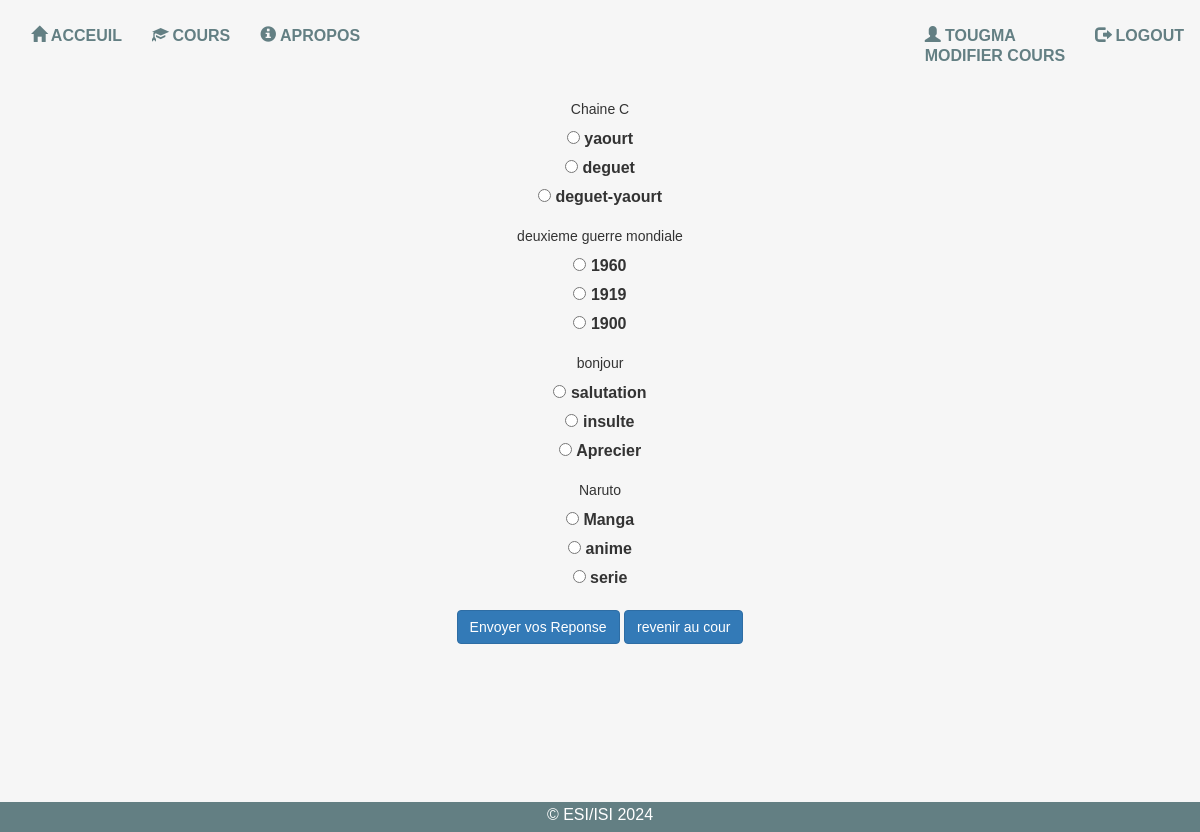
The app's page /choix/verifier_choix/1/cod/ (signed in) with its own data.
### users/models.py (models this page shows)
class UserProfile(AbstractUser):
    is_professor = models.BooleanField(default=False)
    is_site_admin = models.BooleanField(default=False)
    niveau = models.CharField(null=False,max_length=8,default="")
    confirmation_code  = models.CharField(max_length=6,default="")
    numero  = models.CharField(max_length=8,unique=True)
    paiement = models.CharField(max_length=8,default= "AWAIT")

### choix/models.py (models this page shows, shortened)
class Question(models.Model):
    cour = models.ForeignKey(Course, on_delete=models.CASCADE,related_name='choices')
    text = models.CharField(max_length=255)

class Choice(models.Model):
    question = models.ForeignKey(Question,related_name='choices', on_delete=models.CASCADE)
    text = models.CharField(max_length=255)
    is_correct = models.BooleanField(default=False)

### choix/views.py (the view)
# urls.py: url(r'^verifier_choix/(?P<course_id>[\w ]+)/(?P<slug>[\w-]+)/$', views.verifier_choix, name='verifier_choix'),
@login_required
def verifier_choix(request,course_id,slug):
    print(course_id)
    course = Course.objects.get(id=course_id)
    questions = Question.objects.filter(cour_id = course_id)
    if request.method == 'POST':
        form = ReponseForm(request.POST, questions=questions)
        if form.is_valid():
            correct_answers = []
            score = 0
            total_choix = questions.count()
            bonnes_choix = []
            for question in questions:
                selected_choice_id = form.cleaned_data['question_'+str(question.id)]
                selected_choice = get_object_or_404(Choice, id=selected_choice_id)
                is_correct = selected_choice.is_correct
                if is_correct:
                    score += 1
                correct_answers.append((question.text, selected_choice.text, is_correct))
                correct_choice = question.choices.filter(is_correct=True).first()
                print(correct_choice)
                print(question.text,"=====choic=========",correct_choice.text)
                bonnes_choix.append((question.text, correct_choice.text))
            if course.note_question < score:
                course.note_question = score
                course.save()
            grade = (score / total_choix) * 20
            context = {
                'slug':slug,
                'course_name':course.course_name,
                'correct_answers': correct_answers,
                'grade': grade,
                'score': score,
                'total_choix': total_choix,
                'bonnes_choix': bonnes_choix,
                'course_id':course_id,
            }
            return render(request, 'qcm/afficher_choix.html', context)
    else:
        form = ReponseForm(questions=questions)
    context = {
            'slug':slug,
            'course_name':course.course_name,
            'form':form,
        }
    return render(request, 'qcm/reponse_choix.html', context)

### choix/forms.py
class ReponseForm(forms.Form):
    def __init__(self, *args, **kwargs):
        questions = kwargs.pop('questions')
        super(ReponseForm, self).__init__(*args, **kwargs)
        for question in questions:
            choices = [(choice.id, choice.text) for choice in question.choices.all()]
            self.fields['question_'+str(question.id)] = forms.ChoiceField(
                label=question.text,
                choices=choices,
                widget=forms.RadioSelect( )
            )

### templates/qcm/reponse_choix.html (shortened to what this page needs)
{% extends "base.html" %}
{% block content %}
   <form style="text-align: center;" method="post">
            {% for field in form %}
                <div class="card mt-3">
                    <div class="card-body">
                        <h5 class="card-title">{{ field.label }}</h5>
                        <div class="form-group">
                            {% for choice in field %}
                                <div class="form-check">
                                    {{ choice.tag }}
                                    <label class="form-check-label" for="{{ choice.id_for_label }}">
                                        {{ choice.choice_label }}
                                    </label>
                                </div>
                            {% endfor %}
                        </div>
                    </div>
                </div>
            {% endfor %}
            <div class="d-flex justify-content-between align-items-center mt-4">
                <button type="submit" class="btn btn-primary">Envoyer vos Reponse</button>
                <a  class="btn btn-primary" href="{% url 'student_course' course_name slug %}"> revenir au cour</a>
            </div>
        </form>
{% endblock %}

### templates/navbar.html (shortened to what this page needs)
<nav class="navbar" role="navigation">
  <div class="container-fluid">
    <div class="collapse navbar-collapse" id="mainNavBar">
      <ul class="nav navbar-nav">
        <li class="active"><a href="/"><span class="glyphicon glyphicon-home"></span> Acceuil</a></li>
        {% if request.user.is_authenticated %}
        {% if request.user.paiement == "PRENIUM" or request.user.paiement == "STANDART"  or request.user.is_professor or request.user.is_site_admin %}
          <li><a href="{% url 'courses' %}"><span class="glyphicon glyphicon-education"></span> Cours</a></li>
        {% endif %}
        {% else %}
          <li><a href="/"><span class="glyphicon glyphicon-education"></span> Cours</a></li>
        {% endif %}
        <li><a href="{% url 'about' %}"><span class="glyphicon glyphicon-info-sign"></span> Apropos</a></li>
      </ul>
      <ul class="nav navbar-nav navbar-right">
          {% if request.user.is_authenticated %}
            {% if request.user.is_professor or request.user.is_admin %}
            <li><a href="{% url 'profile' %}"><span class="glyphicon glyphicon-user"></span> {{ request.user.first_name }}  <br> Modifier Cours</a>
            </li>
            {% else %}
            <li><a href="{% url 'profile' %}"><span class="glyphicon glyphicon-user"></span> {{ request.user.first_name }}  <br> Modifier Profil</a>
            </li>
            {%endif%}
            <li><a href="/accounts/logout"><span class="glyphicon glyphicon-log-out"></span> Logout</a></li>
          {% else %}
            <li><a href="/accounts/register"><span class="glyphicon glyphicon-plus"></span> Sign Up</a></li>
            <li><a href="/accounts/login"><span class="glyphicon glyphicon-user"></span> Log In</a></li>
          {% endif %}
      </ul>
    </div>
  </div>
</nav>

### users/static_in_users/static_files/css/base.css (style rules this page uses)
html, body { font-family: 'Source Sans Pro', sans-serif; font-size: 100%; background-color: #F6F6F6; height: 100%; }
ul, ol { margin: 0; }

### users/static_in_users/static_files/css/home.css (style rules this page uses)
h4, h5, h6, h1, h2, h3 { margin-top: 0; }
ul, ol { margin: 0; }
html, body { font-family: 'Source Sans Pro', sans-serif; font-size: 100%; background-color: #F6F6F6; }
a { outline: none !important; }
@media (max-width: 1200px) { #mainNavBar { padding-left: 0; padding-right: 0; } }
#mainNavBar { margin-top: 10px; }
#mainNavBar li a { display: block; font-size: 1em; color: #637f83; -webkit-transition: all 0.3s ease; -moz-transition: all 0.3s ease; -o-transition: all 0.3s ease; transition: all 0.3s ease; text-transform: uppercase; font-weight: bold; }

### records on screen
UserProfile: user.first_name "TOUGMA"
Question: label "Chaine C"
Choice: choice_label "yaourt"
Choice: choice_label "deguet"
Choice: choice_label "deguet-yaourt"
Question: label "deuxieme guerre mondiale"
Choice: choice_label "1960"
Choice: choice_label "1919"
Choice: choice_label "1900"
Question: label "bonjour"
Choice: choice_label "salutation"
Choice: choice_label "insulte"
Choice: choice_label "Aprecier"
Question: label "Naruto"
Choice: choice_label "Manga"
Choice: choice_label "anime"
Choice: choice_label "serie"
